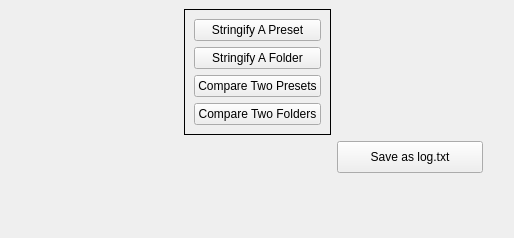
<?xml version="1.0" encoding="UTF-8"?>
<ui version="4.0">
 <class>preset_viewer</class>
 <widget class="QMainWindow" name="preset_viewer">
  <property name="geometry">
   <rect>
    <x>0</x>
    <y>0</y>
    <width>514</width>
    <height>238</height>
   </rect>
  </property>
  <property name="windowTitle">
   <string>preset_viewer</string>
  </property>
  <widget class="QWidget" name="centralwidget">
   <layout class="QGridLayout" name="gridLayout">
    <item row="4" column="0" colspan="3">
     <widget class="QLabel" name="info">
      <property name="text">
       <string/>
      </property>
     </widget>
    </item>
    <item row="2" column="1">
     <widget class="QFrame" name="frame">
      <property name="frameShape">
       <enum>QFrame::Box</enum>
      </property>
      <property name="frameShadow">
       <enum>QFrame::Plain</enum>
      </property>
      <layout class="QGridLayout" name="gridLayout_2">
       <item row="4" column="1">
        <widget class="QPushButton" name="button3">
         <property name="text">
          <string>Compare Two Folders</string>
         </property>
        </widget>
       </item>
       <item row="0" column="1">
        <widget class="QPushButton" name="button0">
         <property name="text">
          <string>Stringify A Preset</string>
         </property>
        </widget>
       </item>
       <item row="1" column="1">
        <widget class="QPushButton" name="button1">
         <property name="text">
          <string>Stringify A Folder</string>
         </property>
        </widget>
       </item>
       <item row="3" column="1">
        <widget class="QPushButton" name="button2">
         <property name="text">
          <string>Compare Two Presets</string>
         </property>
        </widget>
       </item>
      </layout>
     </widget>
    </item>
    <item row="2" column="2">
     <spacer name="horizontalSpacer_2">
      <property name="orientation">
       <enum>Qt::Horizontal</enum>
      </property>
      <property name="sizeHint" stdset="0">
       <size>
        <width>40</width>
        <height>20</height>
       </size>
      </property>
     </spacer>
    </item>
    <item row="2" column="0">
     <spacer name="horizontalSpacer">
      <property name="orientation">
       <enum>Qt::Horizontal</enum>
      </property>
      <property name="sizeHint" stdset="0">
       <size>
        <width>40</width>
        <height>20</height>
       </size>
      </property>
     </spacer>
    </item>
    <item row="3" column="2">
     <widget class="QPushButton" name="button4">
      <property name="maximumSize">
       <size>
        <width>146</width>
        <height>32</height>
       </size>
      </property>
      <property name="text">
       <string>Save as log.txt</string>
      </property>
     </widget>
    </item>
   </layout>
  </widget>
 </widget>
 <resources/>
 <connections/>
</ui>
